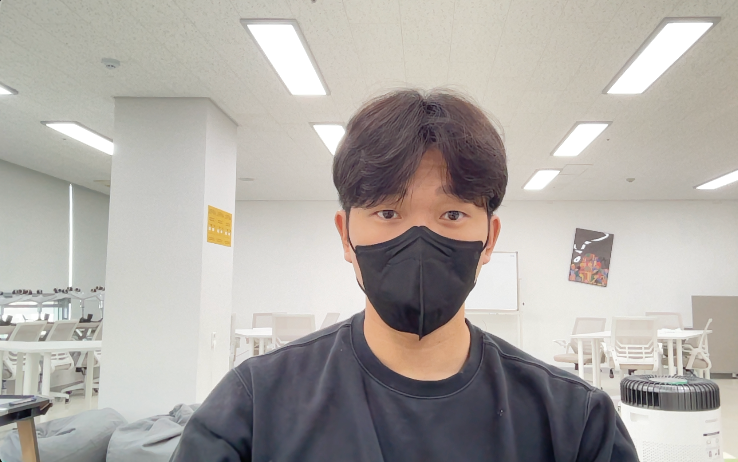
#> input picture aiffel/exploration/data/human_segmentation/images/my_image2.png, 738 x 462 px, found by its file name
$ jupyter execute --allow-errors '[ep09]Portrait_photo.ipynb'
#> lines starting #> are read from the running program, lines starting #| are printed output that depends on the picture
# 인물사진을 만들어보자.

렌즈를 사용하는 전문가용 카메라와 달리 핸드폰 카메라는 피사체인 인물을 제외한 배경을 흐리게 하는 블러효과를 주기 쉽지 않다.
렌즈를 2개 이상을 탑재하여 인물사진을 만들어 내기도 하는데, 이때 위상차를 이용한다.
하나에 카메라를 이용한 인물사진을 만들어보자.

## 이번 실습 목표
- 하나의 카메라 렌즈로 찍은 사진에서 인물과 사물 및 배경을 구분하는 Sementic segmentation을 적용
- 인물과 그외 사물 및 배경을 구분
- 블러효과 구분해서 적용

## 실습 순서

[cell 1]
# os: Operating System의 줄임말로, 운영체제에서 제공되는 여러 기능을 파이썬에서 사용할 수 있도록 함 (Ex. 디렉토리 경로 이동, 시스템 환경 변수 가져오기 등)
# urllib: URL 작업을 위한 여러 모듈을 모은 패키지. (Ex. urllib.request, urllib.parse, ...)
# cv2: OpenCV 라이브러리로, 실시간 컴퓨터 비전을 목적으로 한 프로그래밍 라이브러리
# numpy(NumPy): 행렬이나 대규모 다차원 배열을 쉽게 처리할 수 있도록 지원하는 라이브러리. 데이터 구조 외에도 수치 계산을 위해 효율적으로 구현된 기능을 제공
# pixellib: 이미지 및 비디오 segmentation을 수행하기 위한 라이브러리.
# pixellib.semantic: segmentation 기법 중, semantic segmentation을 쉽게 사용할 수 있도록 만든 라이브러리
# matplotlib: 파이썬 프로그래밍 언어 및 수학적 확장 NumPy 라이브러리를 활용한 플로팅 라이브러리로, 데이터 시각화 도구
import os
import urllib
import cv2
import numpy as np
from pixellib.semantic import semantic_segmentation
from matplotlib import pyplot as plt

[cell 2]
# os 모듈에 있는 getenv() 함수를 이용하여 읽고싶은 파일의 경로를 file_path에 저장
# 준비한 이미지 파일의 경로를 이용하여, 이미지 파일을 읽음
# cv2.imread(경로): 경로에 해당하는 이미지 파일을 읽어서 변수에 저장
img_path = os.getenv('HOME')+'/aiffel/human_segmentation/images/my_image2.png'
img_orig = cv2.imread(img_path)
#> img_orig is the input picture: shape (462, 738, 3); mean B, G, R 165.6, 170.3, 174.7

print(img_orig.shape)
#| (462, 738, 3)

# cv2.cvtColor(입력 이미지, 색상 변환 코드): 입력 이미지의 색상 채널을 변경
# cv2.COLOR_BGR2RGB: 이미지 색상 채널을 변경 (BGR 형식을 RGB 형식으로 변경)
# plt.imshow(): 저장된 데이터를 이미지의 형식으로 표시, 입력은 RGB(A) 데이터 혹은 2D 스칼라 데이터
# https://matplotlib.org/stable/api/_as_gen/matplotlib.pyplot.imshow.html
# plt.show(): 현재 열려있는 모든 figure를 표시 (여기서 figure는 이미지, 그래프 등)
# https://matplotlib.org/stable/api/_as_gen/matplotlib.pyplot.show.html
plt.imshow(cv2.cvtColor(img_orig, cv2.COLOR_BGR2RGB))
plt.show()

### 세그멘테이션으로 사람을 분리해보기

포토샵으로 '누끼 따기'라는 것이 원하는 사물을 제외한 이미지를 제거하는 것이다. 그것을 구현해보자.

## 이미지 세그멘테이션

이미지에서 픽셀 단위로 라벨을 할당하는 것이 이미지 세그멘테이션이다.

### 종류
#### 시멘틱 세그멘테이션
클래스 단위로 구분하는 것으로 인간, 자전거, 나무 등으로 구분한다.

#### 인스턴스 세그멘테이션
클래스의 객체단위로 구분한다. 인간이면서 1,2,3,4 등과 같이 클래스 안에서도 서로 다른 객체를 구분한다.

위의 MS COCO datasets의 인스턴스 세그멘테이션 라벨을 보면 각각의 인물들을 구분해서 분류해주고 있는 걸 확인할 수 있다.

## 딥러닝 기반 이미지 세그멘테이션
### 워터쉐드 세그멘테이션
해발고도에 따라 물이 차면서 해수면이 변화되는데, 이러한 방식으로 경계를 나눠 물체를 구분한다.

## 시멘틱 세그멘테이션, DeepLab v3+ 다뤄보기

DeepLab은 v1에서 atrous convolution을 사용하여 세그멘테이션을 발전시켜왔다.

위 그림처럼 같은 3x3 크기의 필터를 사용하면서 빈공간 간격을 결정하는 r값에 따라 receptive field를 키울 수 있다.

v2에 와서는 Apatial pyramid pooling 기법으로 feature map에서 r값이 다른 여러 atrous convolution filter를 병렬로 쌓은 후에 합친다. (Concat + 1x1 ConV 등) 위에 Atrous convolution 사진을 처럼 r값이 다른 모양들을 쌓으면 피라미드 모양이 된다.

v3에 와서 픽셀 단위의 정교한 세그멘테이션이 요구될 때, Encoder-Decoder 구조를 사용한다. U-Net이 대표적인 아키텍쳐이며, 생·의학 이미지 세그멘테이션 업무의 핵심으로 자리 잡고 있다.

- Encoder에서 spatial dimension을 줄여가면서 고차원의 semantic 정보를 conolution 필터가 추출해낼 수 있게 되고,
- Decoder에서 spatial dimension 축소로 손실된 spatial정보를 점진적으로 복원하면서보다 정교한 boundary 세그멘테이션을 완성시킨다.

U-Net은 encoder-decoder구조에서 디코딩 하는 과정에서 이전 encoder feature map 중 동일한 크기를 지인 feature map을 가져와 prior로 활용하면서 더 훌륭한 boundary 세그멘테이션을 가능하게 했다.

DeepLab V3+에서 U-Net에서 이전 encoder feature map을 가져와 prior로 활용한 것처럼 intermediate connection을 가지는 encoder-decoder 구조를 적용시켜 정교한 object boundary 예측이 가능해졌다.

## pixellib에서 deepLab의 모델을 가져오자.

[cell 3]
# 저장할 파일 이름을 결정합니다
# 1. os.getenv(x)함수는 환경 변수x의 값을 포함하는 문자열 변수를 반환합니다. model_dir 에 "/aiffel/human_segmentation/models" 저장
# 2. #os.path.join(a, b)는 경로를 병합하여 새 경로 생성 model_file 에 "/aiffel/aiffel/human_segmentation/models/deeplabv3_xception_tf_dim_ordering_tf_kernels.h5" 저장
# 1
model_dir = os.getenv('HOME')+'/aiffel/human_segmentation/models'
# 2
model_file = os.path.join(model_dir, 'deeplabv3_xception_tf_dim_ordering_tf_kernels.h5')

# PixelLib가 제공하는 모델의 url입니다
model_url = 'https://github.com/ayoolaolafenwa/PixelLib/releases/download/1.1/deeplabv3_xception_tf_dim_ordering_tf_kernels.h5'

# 다운로드를 시작합니다
urllib.request.urlretrieve(model_url, model_file) # urllib 패키지 내에 있는 request 모듈의 urlretrieve 함수를 이용해서 model_url에 있는 파일을 다운로드 해서 model_file 파일명으로 저장
#> (this line was passed over: the network is not available in this run)

#> (a cell that did not finish here is left out)

## 분류할 라벨들의 종류를 입력하자

model의 세그먼트 라벨을 pascal voc데이터의 라벨을 불러오자.

#> (a cell that did not finish here is left out)

[cell 6]
#pascalvoc 데이터의 라벨종류
LABEL_NAMES = [
    'background', 'aeroplane', 'bicycle', 'bird', 'boat', 'bottle', 'bus',
    'car', 'cat', 'chair', 'cow', 'diningtable', 'dog', 'horse', 'motorbike',
    'person', 'pottedplant', 'sheep', 'sofa', 'train', 'tv'
]
len(LABEL_NAMES)

총 21개의 데이터 라벨이 있다.

#> (a cell that did not finish here is left out)

아웃풋에는 클래스 아이디별로 색을 픽셀단위로 색을 칠했다.

#> (a cell that did not finish here is left out)

#> (a cell that did not finish here is left out)

[cell 10]
# 아래 코드를 이해하지 않아도 좋습니다
# PixelLib에서 그대로 가져온 코드입니다
# 주목해야 할 것은 생상 코드 결과물이예요!

#컬러맵 만들기
colormap = np.zeros((256, 3), dtype = int)
ind = np.arange(256, dtype=int)

for shift in reversed(range(8)):
    for channel in range(3):
        colormap[:, channel] |= ((ind >> channel) & 1) << shift
    ind >>= 3

colormap[:20] #생성한 20개의 컬러맵 출력

[cell 11]
colormap[15] #컬러맵 15에 해당하는 배열 출력 (pacalvoc에 LABEL_NAMES 15번째인 사람)

[cell 12]
seg_color = (128,128,192) # 색상순서 변경 - colormap의 배열은 RGB 순이며 output의 배열은 BGR 순서로 채널 배치가 되어 있어서

### 인물 세그맨테이션 부분을 마스크 필터 만들기

#> (a cell that did not finish here is left out)

[cell 14]
# 원본이미지를 img_show에 할당한뒤 이미지 사람이 있는 위치와 배경을 분리해서 표현한 color_mask 를 만든뒤 두 이미지를 합쳐서 출력
img_show = img_orig.copy()

# True과 False인 값을 각각 255과 0으로 바꿔줍니다
#> (the rest of this cell did not finish here and is left out)

인물 세그멘테이션(빨강)과 그외(배경,파랑)을 투명도를 조절해서 기존 사진과 겹치게 출력했다. 세그멘테이션이 잘 된걸 확인할 수 있다.

[cell 15]
# (13,13)은 blurring kernel size를 뜻합니다
# 다양하게 바꿔보세요
img_orig_blur = cv2.blur(img_orig, (13,13))
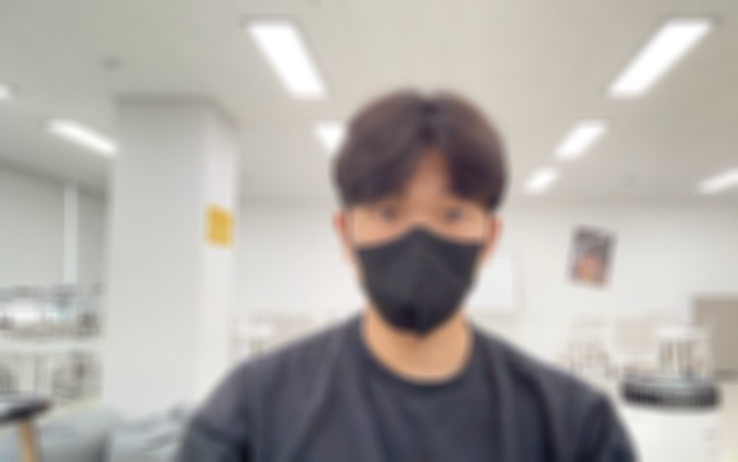
#> img_orig_blur: shape (462, 738, 3); mean B, G, R 165.6, 170.3, 174.7

# plt.imshow(): 저장된 데이터를 이미지의 형식으로 표시한다.
# cv2.cvtColor(입력 이미지, 색상 변환 코드): 입력 이미지의 색상 채널을 변경
# cv2.COLOR_BGR2RGB: 원본이 BGR 순서로 픽셀을 읽다보니
# 이미지 색상 채널을 변경해야함 (BGR 형식을 RGB 형식으로 변경)
plt.imshow(cv2.cvtColor(img_orig_blur, cv2.COLOR_BGR2RGB))
plt.show()

13으로도 충분한 블러효과가 나타났다.

#> (a cell that did not finish here is left out)

#> (a cell that did not finish here is left out)

#> (a cell that did not finish here is left out)

블러 마스크 사진과 마스크의 검정 부분에는 원본사진이 잘 들어갔다.

## 추가 인물사진 만들어보기

이번에는 인물과 대비가 적은 배경과 사물이 있는 경우를 보자.

[cell 19]
# os 모듈에 있는 getenv() 함수를 이용하여 읽고싶은 파일의 경로를 file_path에 저장
# 준비한 이미지 파일의 경로를 이용하여, 이미지 파일을 읽음
# cv2.imread(경로): 경로에 해당하는 이미지 파일을 읽어서 변수에 저장
baby_img_path = os.getenv('HOME')+'/aiffel/human_segmentation/images/baby.jpeg'
baby_img_orig = cv2.imread(baby_img_path)

print(img_orig.shape)
#| (462, 738, 3)
